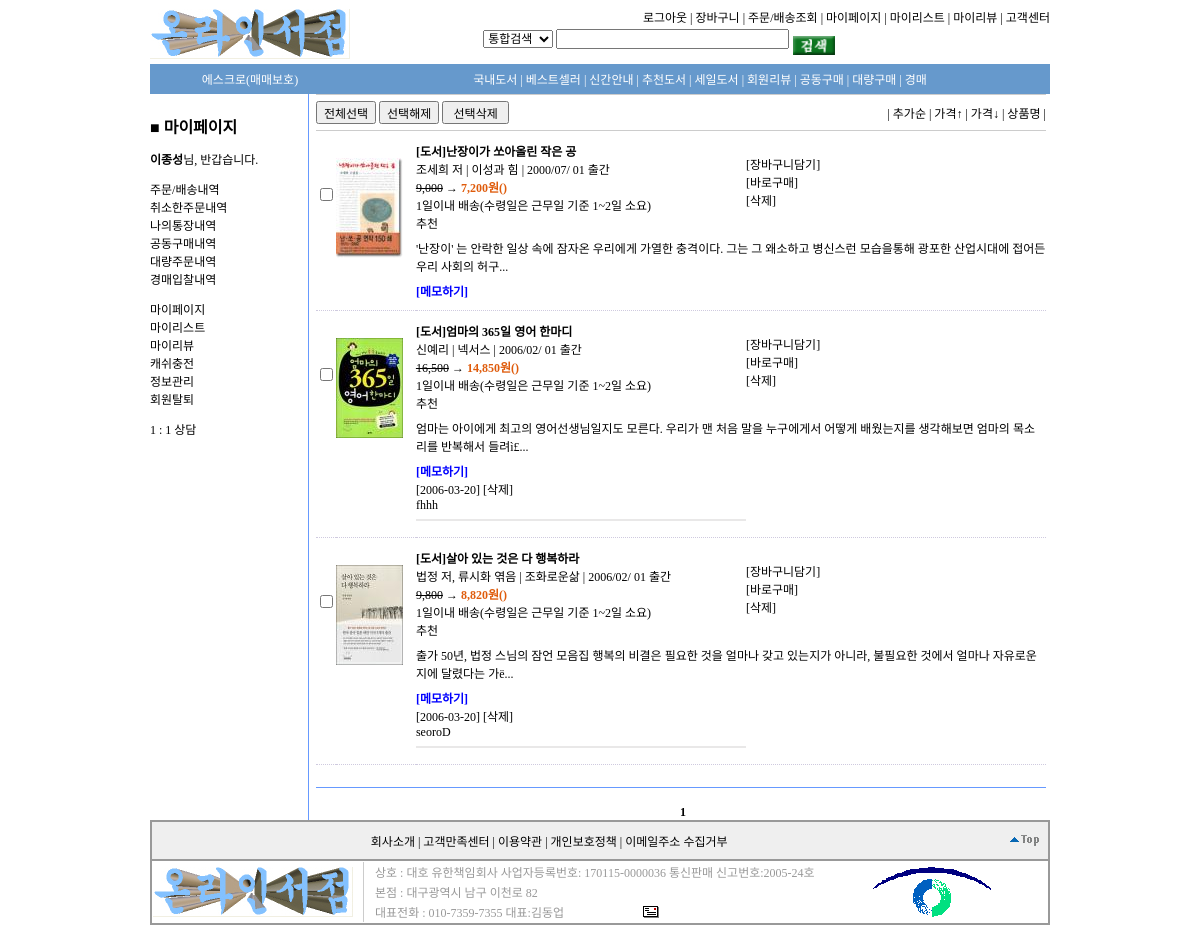
Page /MyList.php (signed in) on the committed database.
### tables this page shows
CREATE TABLE `mylist` (
  `id` int(11) NOT NULL auto_increment,
  `goodsid` int(11) NOT NULL default '0',
  `name` varchar(50) NOT NULL default '',
  `price` int(11) NOT NULL default '0',
  `orderer` varchar(20) NOT NULL default '',
  PRIMARY KEY  (`id`)
);

CREATE TABLE `goods` (
  `id` int(11) NOT NULL auto_increment,
  `pwd` varchar(20) NOT NULL default '',
  `fixnum` int(11) NOT NULL default '0',
  `gs2id` int(11) NOT NULL default '0',
  `gs3id` int(11) NOT NULL default '0',
  `name` varchar(50) NOT NULL default '',
  `author` varchar(50) NOT NULL default '',
  `publishing` varchar(20) NOT NULL default '',
  `pyear` year(4) NOT NULL default '0000',
  `pmonth` char(2) NOT NULL default '',
  `pday` char(2) NOT NULL default '',
  `epage` smallint(6) NOT NULL default '0',
  `isbn` varchar(20) NOT NULL default '',
  `fixprice` int(11) NOT NULL default '0',
  `price` int(11) NOT NULL default '0',
  `dday` tinyint(4) NOT NULL default '0',
  `dcost` tinyint(4) NOT NULL default '0',
  `dcountry` tinyint(4) NOT NULL default '0',
  `lowest` tinyint(4) NOT NULL default '0',
  `gsnew` tinyint(4) NOT NULL default '0',
  `best` tinyint(4) NOT NULL default '0',
  `recomend` tinyint(4) NOT NULL default '0',
  `sale` tinyint(4) NOT NULL default '0',
  `rela` varchar(30) default NULL,
  `point` int(11) NOT NULL default '0',
  `mania` tinyint(4) NOT NULL default '0',
  `volume` smallint(6) default NULL,
  `rdate` int(11) NOT NULL default '0',
  `filename` varchar(50) default NULL,
  `filename2` varchar(50) default NULL,
  PRIMARY KEY  (`id`),
  KEY `name` (`name`),
  KEY `fixnum` (`fixnum`),
  KEY `new` (`gsnew`),
  KEY `best` (`best`),
  KEY `sale` (`sale`),
  KEY `rela` (`rela`),
  KEY `rdate` (`rdate`),
  KEY `author` (`author`),
  KEY `publishing` (`publishing`)
);

CREATE TABLE `mylistmemo` (
  `id` int(11) NOT NULL auto_increment,
  `goodsid` int(11) NOT NULL default '0',
  `orderer` varchar(20) NOT NULL default '',
  `memo` text,
  `drdate` date NOT NULL default '0000-00-00',
  PRIMARY KEY  (`id`)
);

### config/config.php (called while the page is built, shortened)
<?php
$limit50          = 50;
?>

### MyList.php (the view, shortened to what this page needs)
<?php
include "top.php";
include "MyPageLeft.php";
include "config/config.php";
if(!isset($_SESSION['my_member_id'])){$my_member_id ="";} else {$my_member_id = $_SESSION['my_member_id'];}
if(!isset($_REQUEST['fromnum'])){$fromnum =0;} else {$fromnum = $_REQUEST['fromnum'];}
if(!isset($_REQUEST['page'])){$page  =1;} else {$page  = $_REQUEST['page'];}
$ColumName="";$AscDesc="";
if($my_member_id){
?>
<form name=MyListBox action="MyListDel.php?mod=mylistdel" method="post">
<table width="730" border="0" cellpadding="0" cellspacing="0">
<tr><td colspan="3" height="1" bgcolor="#cccccc"></td></tr>
<tr><td colspan="3" height="35" align="right">
	<table width="730" border="0" cellpadding="0" cellspacing="0">
	<tr><td width="400">
	<input type="button" Value="전체선택" onClick="BoxMyList(MyListBox)">
	<input type="button" Value="선택해제" onClick="unBoxMyList(MyListBox)">
	<input type="submit" value=" 선택삭제 ">
	</td><td width="330" align="right"> |
	<a href=<?php echo $_SERVER['SCRIPT_NAME']; ?>>추가순</a> |
	<a href=<?php echo $_SERVER['SCRIPT_NAME']; ?>?dbarray=priceup>가격↑</a> |
	<a href=<?php echo $_SERVER['SCRIPT_NAME']; ?>?dbarray=pricedown>가격↓</a> |
	<a href=<?php echo $_SERVER['SCRIPT_NAME']; ?>?dbarray=gsname>상품명</a> |
	</td></tr>
	</table>
</td></tr>
<tr><td colspan="3" height="1" bgcolor="#cccccc"></td></tr>
<?php
if($fromnum == 0 ) $fromnum = 0;
$numresults=mysqli_query($link,"select * from mylist where orderer='$my_member_id' order by '$ColumName' $AscDesc limit $fromnum,$limit50");
$numrows=mysqli_num_rows($numresults);
$totalpage = ceil($numrows / $limit50);
?>
<?php
while ($row=mysqli_fetch_array($numresults))
{
$querybody=mysqli_query($link,"select * from goods where id='$row[goodsid]' order by id desc limit $fromnum,$limit50");
$rowbody=mysqli_fetch_array($querybody);
?>
<tr>
<td valign="top" width="20" style="border-bottom-width:1; border-bottom-color:CFCADF; border-bottom-style:dotted;">
<p>&nbsp;</p><p>&nbsp;</p>
<input type='checkbox' name='check[]' value='<?php echo $rowbody['id']; ?>'>
</td>
<td valign="top" width="80" style="border-bottom-width:1; border-bottom-color:CFCADF; border-bottom-style:dotted;">
<p>&nbsp;</p>
<?php
if($rowbody['filename']){
?>
<a href="goodsview.php?id=<?php echo $rowbody['id']; ?>">
<img src="s_goodsimg/<?php echo $rowbody['filename']; ?>" border="0" width="67" height="100">
</a>
<?php
}
?>
</td>
<td width="630" style="border-bottom-width:1; border-bottom-color:CFCADF; border-bottom-style:dotted;">
<table width="630" border="0" cellpadding="0" cellspacing="0">
<tr>
<td width="330">
<span style=font-size:8pt;>&nbsp;</span><br>
<a href="goodsview.php?id=<?php echo $rowbody['id']; ?>"><b>[도서]<?php echo $rowbody['name']; ?></b></a>
<br><?php echo $rowbody['author']; ?> | <?php echo $rowbody['publishing']; ?> | <?php echo $rowbody['pyear']; ?>/<?php echo $rowbody['pmonth']; ?>/ <?php echo $rowbody['pday']; ?> 출간
<br><s><?php echo number_format($rowbody['fixprice']); ?></s> → <b><font color="#DF5B0B"><?php echo number_format($rowbody['price']); ?>원()</font></b>
<br><?php echo $rowbody['dday']; ?>일이내 배송(수령일은 근무일 기준 1~2일 소요)
<br><?php if($rowbody['dcost']==2){ "[국내 무료배송]"; } ?> <?php if($rowbody['recomend']==1){ echo "추천"; } ?>
</td>
<td>
<a href="basket_buy.php?id=<?php echo $rowbody['id']; ?>&mod=basket&QuantityNum=1">[장바구니담기]</a>
<br><a href="instant_buy.php?id=<?php echo $rowbody['id']; ?>&mod=instant&QuantityNum=1">[바로구매]</a>
<br><a href="<?php echo $_SERVER['SCRIPT_NAME'] ?>?delid=<?php echo $rowbody['id']; ?>&mod=mylistdel">[삭제]</a>
</td>
</tr>
<tr>
<td colspan="2">
<span style=font-size:5pt;>&nbsp;</span><br>
<?php
$queryct=mysqli_query($link,"select gsintro from goodsct where goodsid='$rowbody[id]' ");
$rowct=mysqli_fetch_array($queryct);
$str=$rowct['gsintro'];
$length=200;
$str = chop(substr($str, 0, $length));
preg_match('/^([\x00-\x7e]|.{2})*/', $str, $titleok);
echo $titleok[0]."...";
?>
<br> <span style=font-size:5pt;>&nbsp;</span>
</td>
</tr>
<tr><td><b>
	<a href="MyListMemoWrite.php?gsid=<?php echo $rowbody['id']?>&mod=mylistmemo"><font color="blue">[메모하기]</font></a></b>
</td></tr>
<tr><td>
<?php
$queryMemo=mysqli_query($link,"select * from mylistmemo where goodsid=$rowbody[id] && orderer='$my_member_id' order by id desc");
while($rowmemo=mysqli_fetch_array($queryMemo)){
    echo "[".$rowmemo['drdate']."] <a href=MyListMemoDel.php?delid=$rowmemo[id]&mod=mylistmemodel>[삭제]</a><br>";
    echo $rowmemo['memo']."<hr color=#E9E8E8>";
}
?>
</td></tr>
<tr><td height="10"></td></tr>
</table>
</td>
</tr>
<?php
}
?>
</table>
	</form>
<table border="0" cellpadding="0" cellspacing="0" width="730">
<tr><td height="10"></td></tr>
<tr><td height="1" bgcolor="#6699FF"></td></tr>
<tr><td height="5"></td></tr>
</table>
<p>
<center><?php echo pagenavigate($page, $totalpage, $_SERVER['SCRIPT_NAME'])?></center>
<?php
}else{
include "link_login.php";
}
include "bottom.php";
?>

### css/stylesheet.css (style rules this page uses)
body, p, td, input, select, textarea { font-size:9pt; }
A:link { text-decoration: none; color:#000000; }

### rows in the picture
mylist: goodsid.filename (picture), goodsid.name "난장이가 쏘아올린 작은 공", goodsid.author "조세희 저", goodsid.publishing "이성과 힘", goodsid.pyear "2000", goodsid.pmonth "07", goodsid.pday "01", goodsid.fixprice "9,000", goodsid.price "7,200", goodsid.dday "1", titleok "'난장이' 는 안락한 일상 속에 잠자온 우리에게 가열한 충격이다. 그는 그 왜소하고 병신스런 모습을통해 광포한 산업시대에 접어든우리 사회의 허구"
mylist: goodsid.filename (picture), goodsid.name "엄마의 365일 영어 한마디", goodsid.author "신예리", goodsid.publishing "넥서스", goodsid.pyear "2006", goodsid.pmonth "02", goodsid.pday "01", goodsid.fixprice "16,500", goodsid.price "14,850", goodsid.dday "1", titleok "엄마는 아이에게 최고의 영어선생님일지도 모른다. 우리가 맨 처음 말을 누구에게서 어떻게 배웠는지를 생각해보면 엄마의 목소리를 반복해서 들려ì£"
mylistmemo: drdate "2006-03-20", memo "fhhh"
mylist: goodsid.filename (picture), goodsid.name "살아 있는 것은 다 행복하라", goodsid.author "법정 저, 류시화 엮음", goodsid.publishing "조화로운삶", goodsid.pyear "2006", goodsid.pmonth "02", goodsid.pday "01", goodsid.fixprice "9,800", goodsid.price "8,820", goodsid.dday "1", titleok "출가 50년, 법정 스님의 잠언 모음집 행복의 비결은 필요한 것을 얼마나 갖고 있는지가 아니라, 불필요한 것에서 얼마나 자유로운지에 달렸다는 가ë"
mylistmemo: drdate "2006-03-20", memo "seoroD"

### other values in the picture
$my_name "이종성"
